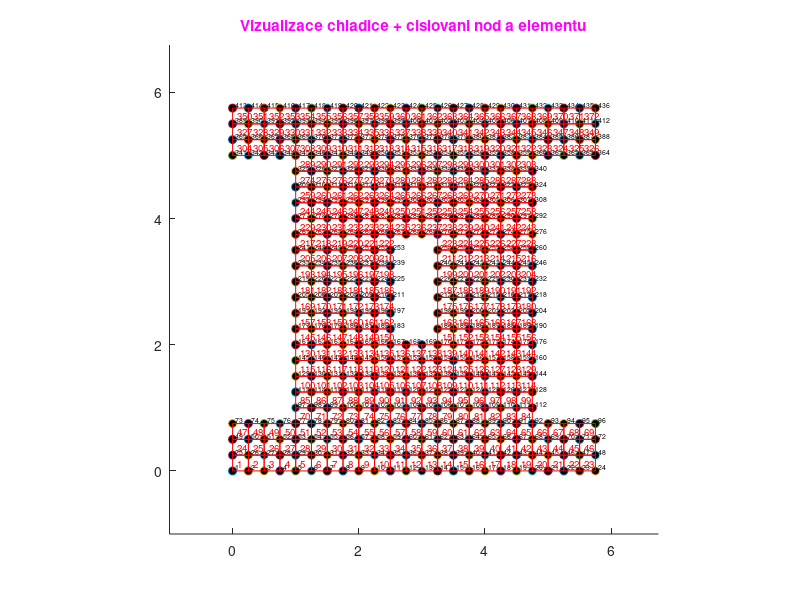

Write the MATLAB code that produced this figure. (Note: this script raises an error after producing the figure.)
clc
clear all
close all

%=========================================================/
%=========================================================/
%========MKP=MODEL=ROZLOZENI=TEPLOTY=V=CHLADICI===========/
%=========HEAT=TRANSFER=FEM=MODEL=OF=A=RADIATOR===========/
%=======================JIRI=KOUBA========================/
%========================2024/2025========================/
%=========================================================/




%---------------------------------------------------------
%=========PROBLEM=SETUP=(ADJUSTABLE=PROPERTIES)===========
%==================NASTAVITELNE=HODNOTY===================

presahelementupodstavy = 4; %pocet elementu presahujicich do stran od hlavniho tela chladice (2) ► number of elements of the radiator base that stick out from the radiator body
elementypodstavyvyska = 3; %vyska podstavy v elementech (2) ► element heigth of said base
elementytelasirka = 15; %sirka tela (bez podstavy) - ZADAVAT LICHE HODNOTY!  (9) ► element width of the radiator body (w/o the base)*
elementytelavyska = 17; %vyska tela (bez podstavy) - ZADAVAT LICHE HODNOTY! (11) ► element height of the radiator body (w/o the base)*
elementyzdrojesirka = 3; %elementova sirka zdroje - ZADAVAT LICHE HODNOTY!  (5) ► element width of the heat source*
elementyzdrojevyska = 7; %elementova vyska zdroje - ZADAVAT LICHE HODNOTY!  (7) ► element height of the heat source*

% *ONLY ODD NUMBER OF ELEMENTS VIABLE DUE TO SYMMETRY (LICHE HODNOTY JSOU POZADOVANY KVULI SYMETRII)

widthspace = 0.25; %velikost elementu na vysku (a i na sirku, widthspace=heightspace!!) (0.25) [m] ► size of the element (width and height, square element)

Temp0 = 25; %teplota okoli [°C] ► temperature of the surroundings (outer temperature)
lambda = 236; % tepelna vodivost [W/m°C](-13625) ► thermal conductivity
Q = 10000; %tepelny tok [W/(m^2)] ► heat flux

%======END=OF=SETUP=(END=OF=ADJUSTABLE=PROPERTIES)========
%==============KONEC NASTAVITELNYCH HODNOT================
%---------------------------------------------------------


heightspace = widthspace; %velikost elementu na sirku (0.25) ► width of the element (width = length)

%========================================================
%NODELIST ASSEMBLY - the list of the node coordinates
%SESTAVENI NODELISTU - seznamu souradnic jednotlivych nod
%========================================================

presahnodpodstavy = presahelementupodstavy; %pocet nod presahujicich do stran od hlavniho tela chladice ► nr. of nodes of the radiator base that stick out from the radiator body
nodypodstavyvyska = elementypodstavyvyska+1; %vyska podstavy ► node heigth of said base
nodytelavyska = elementytelavyska-1; %vyska samotneho tela (bez podstavy) - SUDE HODNOTY! ► node heigth of the radiator body (w/o the base)
nodytelasirka = elementytelasirka+1; %sirka samotneho tela - SUDE HODNOTY! ► node width of the radiator body (w/o the base)*
nodyzdrojevyska = elementyzdrojevyska-1; %pocet nod chybejicich na vysku ve zdroji - SUDE HODNOTY! ► the number of nodes missing due to them being part of the heat source (heigth)
nodyzdrojesirka = elementyzdrojesirka-1; %pocet nod chybejicich na sirku ve zdroji - SUDE HODNOTY! ► the number of nodes missing due to them being part of the heat source (width)



elementcount = 2*(2*presahelementupodstavy+elementytelasirka)*elementypodstavyvyska+elementytelavyska*elementytelasirka-elementyzdrojevyska*elementyzdrojesirka; %celkovy pocet elementu ► total nr. of elements
nodecount = 2*(2*presahnodpodstavy+nodytelasirka)*nodypodstavyvyska+nodytelasirka*nodytelavyska-((nodyzdrojevyska)*(nodyzdrojesirka)); %celkovy pocet nod ► total nr. od nodes
NL = zeros(nodecount,2); %inicializace NodeCount ► NodeCount init.

%dolni podstava ► lower base

for i = 1:(2*presahnodpodstavy+nodytelasirka)
   for j = 1:nodypodstavyvyska
       
    NL(i+((j-1)*(2*presahnodpodstavy+nodytelasirka)),:) = [(i-1)*widthspace,(j-1)*heightspace];  
         
   end    
end    

%telo pod zdrojem ► radiator body under the heat source

for i = 1:(nodytelasirka)
   for j = 1:((nodytelavyska/2)-(nodyzdrojevyska/2))
       
    NL(i+(2*presahnodpodstavy+nodytelasirka)*nodypodstavyvyska+((j-1)*(nodytelasirka)),:) = [(i)*widthspace+(presahnodpodstavy-1)*widthspace,(j)*heightspace+(nodypodstavyvyska-1)*heightspace];  
         
   end    
end

%telo kolem zdroje ► radiator body around the heat source

for i = 1:(nodytelasirka-nodyzdrojesirka)
   for j = 1:nodyzdrojevyska
       
     
    NL(i+(2*presahnodpodstavy+nodytelasirka)*nodypodstavyvyska+nodytelasirka*((nodytelavyska/2)-(nodyzdrojevyska/2))+((j-1)*(nodytelasirka-nodyzdrojesirka)),:) = [(i)*widthspace+(presahnodpodstavy-1)*widthspace,(j)*heightspace+(((nodytelavyska/2)-(nodyzdrojevyska/2))+nodypodstavyvyska-1)*heightspace];  
         
    if i>((nodytelasirka/2)-(nodyzdrojesirka/2))    
    NL(i+(2*presahnodpodstavy+nodytelasirka)*nodypodstavyvyska+nodytelasirka*((nodytelavyska/2)-(nodyzdrojevyska/2))+((j-1)*(nodytelasirka-nodyzdrojesirka)),:) = [(i)*widthspace+(presahnodpodstavy-1+nodyzdrojesirka)*widthspace,(j)*heightspace+(((nodytelavyska/2)-(nodyzdrojevyska/2))+nodypodstavyvyska-1)*heightspace];
    end   
    
   end    
end

%telo nad zdrojem ► radiator body above the heat source

for i = 1:(nodytelasirka)
   for j = 1:((nodytelavyska/2)-(nodyzdrojevyska/2))
       
    NL(i+(2*presahnodpodstavy+nodytelasirka)*nodypodstavyvyska+((nodytelavyska/2)-(nodyzdrojevyska/2))*nodytelasirka+((j-1)*(nodytelasirka))+((nodytelasirka-nodyzdrojesirka)*(nodyzdrojevyska)),:) = [(i)*widthspace+(presahnodpodstavy-1)*widthspace,(j)*heightspace+(nodypodstavyvyska-1+((nodytelavyska/2)-(nodyzdrojevyska/2))+nodyzdrojevyska)*heightspace];  
         
   end    
end

%horni podstava ► upper base

for i = 1:(2*presahnodpodstavy+nodytelasirka)
   for j = 1:nodypodstavyvyska
       
        NL(i+(2*presahnodpodstavy+nodytelasirka)*nodypodstavyvyska+((nodytelavyska)-(nodyzdrojevyska))*nodytelasirka+((j-1)*(2*presahnodpodstavy+nodytelasirka))+((nodytelasirka-nodyzdrojesirka)*(nodyzdrojevyska)),:) = [(i-1)*widthspace,(j-1)*heightspace+(nodypodstavyvyska+nodytelavyska)*heightspace];  
           
   end    
end   

NL %nodelist - kazda dvojbunka obsahuje x a y souradnice dane nody ► every double-cell contains x and y coordinates of said node (row = node#)

%================================================================¨
%ELEMENTLIST ASSEMBLY - the list of the node#s of all elems.
%SESTAVENI ELEMENTLISTU - seznamu jednotlivych nod vsech elementu
%================================================================

%(proti smeru HR) ► COUNTERCLOCKWISE - IMPORTANT!


EL = zeros(elementcount,4); %inicializace ElementListu ► ElementList init.

%dolni podstava ► lower base

for k=1:(2*presahelementupodstavy+elementytelasirka)
    for l=1:elementypodstavyvyska
        EL(k+(l-1)*(2*presahelementupodstavy+elementytelasirka),1) = k+(l-1)*(2*presahnodpodstavy+nodytelasirka);
        EL(k+(l-1)*(2*presahelementupodstavy+elementytelasirka),2) = k+(l-1)*(2*presahnodpodstavy+nodytelasirka)+1;
        EL(k+(l-1)*(2*presahelementupodstavy+elementytelasirka),3) = k+(l)*(2*presahnodpodstavy+nodytelasirka)+1;
        EL(k+(l-1)*(2*presahelementupodstavy+elementytelasirka),4) = k+(l)*(2*presahnodpodstavy+nodytelasirka);
        
    end
end

%telo pod zdrojem ► radiator body under the heat source

for k=1:elementytelasirka
    for l=1:((elementytelavyska-elementyzdrojevyska)/2)
        
        EL(k+(2*presahelementupodstavy+elementytelasirka)*elementypodstavyvyska+(l-1)*elementytelasirka,1) = (2*presahnodpodstavy+nodytelasirka)*(nodypodstavyvyska)+k+(l-2)*nodytelasirka;
        EL(k+(2*presahelementupodstavy+elementytelasirka)*elementypodstavyvyska+(l-1)*elementytelasirka,2) = (2*presahnodpodstavy+nodytelasirka)*(nodypodstavyvyska)+k+(l-2)*nodytelasirka+1;
        EL(k+(2*presahelementupodstavy+elementytelasirka)*elementypodstavyvyska+(l-1)*elementytelasirka,3) = (2*presahnodpodstavy+nodytelasirka)*(nodypodstavyvyska)+k+(l-1)*nodytelasirka+1;
        EL(k+(2*presahelementupodstavy+elementytelasirka)*elementypodstavyvyska+(l-1)*elementytelasirka,4) = (2*presahnodpodstavy+nodytelasirka)*(nodypodstavyvyska)+k+(l-1)*nodytelasirka;
        
        
        
        
        if l==1
        EL(k+(2*presahelementupodstavy+elementytelasirka)*elementypodstavyvyska+(l-1)*elementytelasirka,1) = (2*presahnodpodstavy+nodytelasirka)*(nodypodstavyvyska-1)+presahnodpodstavy+k+(l-1)*(nodytelasirka+presahnodpodstavy);
        EL(k+(2*presahelementupodstavy+elementytelasirka)*elementypodstavyvyska+(l-1)*elementytelasirka,2) = (2*presahnodpodstavy+nodytelasirka)*(nodypodstavyvyska-1)+presahnodpodstavy+k+(l-1)*(nodytelasirka+presahnodpodstavy)+1;
        EL(k+(2*presahelementupodstavy+elementytelasirka)*elementypodstavyvyska+(l-1)*elementytelasirka,3) = (2*presahnodpodstavy+nodytelasirka)*(nodypodstavyvyska-1)+presahnodpodstavy+k+(l)*(nodytelasirka+presahnodpodstavy)+1;
        EL(k+(2*presahelementupodstavy+elementytelasirka)*elementypodstavyvyska+(l-1)*elementytelasirka,4) = (2*presahnodpodstavy+nodytelasirka)*(nodypodstavyvyska-1)+presahnodpodstavy+k+(l)*(nodytelasirka+presahnodpodstavy);
        end      
        
    end
end

%telo kolem zdroje ► radiator body around the heat source

for k=1:elementytelasirka-elementyzdrojesirka
    
    for l=1:elementyzdrojevyska
        
        if l==1
            
            
            
         EL((2*presahelementupodstavy+elementytelasirka)*elementypodstavyvyska+elementytelasirka*((elementytelavyska-elementyzdrojevyska)/2)+k+(l-1)*(elementytelasirka-elementyzdrojesirka),1) =(2*presahnodpodstavy+nodytelasirka)*(nodypodstavyvyska)+nodytelasirka*(((nodytelavyska-nodyzdrojevyska)/2)-1)+k;
         EL((2*presahelementupodstavy+elementytelasirka)*elementypodstavyvyska+elementytelasirka*((elementytelavyska-elementyzdrojevyska)/2)+k+(l-1)*(elementytelasirka-elementyzdrojesirka),2) =(2*presahnodpodstavy+nodytelasirka)*(nodypodstavyvyska)+nodytelasirka*(((nodytelavyska-nodyzdrojevyska)/2)-1)+k+1;     
         EL((2*presahelementupodstavy+elementytelasirka)*elementypodstavyvyska+elementytelasirka*((elementytelavyska-elementyzdrojevyska)/2)+k+(l-1)*(elementytelasirka-elementyzdrojesirka),3) =(2*presahnodpodstavy+nodytelasirka)*(nodypodstavyvyska)+nodytelasirka*(((nodytelavyska-nodyzdrojevyska)/2)-1)+k+1+(nodytelasirka);
         EL((2*presahelementupodstavy+elementytelasirka)*elementypodstavyvyska+elementytelasirka*((elementytelavyska-elementyzdrojevyska)/2)+k+(l-1)*(elementytelasirka-elementyzdrojesirka),4) =(2*presahnodpodstavy+nodytelasirka)*(nodypodstavyvyska)+nodytelasirka*(((nodytelavyska-nodyzdrojevyska)/2)-1)+k+(nodytelasirka);
         
         if k>(elementytelasirka-elementyzdrojesirka)/2
          
         EL((2*presahelementupodstavy+elementytelasirka)*elementypodstavyvyska+elementytelasirka*((elementytelavyska-elementyzdrojevyska)/2)+k+(l-1)*(elementytelasirka-elementyzdrojesirka),1) =(2*presahnodpodstavy+nodytelasirka)*(nodypodstavyvyska)+nodytelasirka*(((nodytelavyska-nodyzdrojevyska)/2)-1)+k+nodyzdrojesirka+1;
         EL((2*presahelementupodstavy+elementytelasirka)*elementypodstavyvyska+elementytelasirka*((elementytelavyska-elementyzdrojevyska)/2)+k+(l-1)*(elementytelasirka-elementyzdrojesirka),2) =(2*presahnodpodstavy+nodytelasirka)*(nodypodstavyvyska)+nodytelasirka*(((nodytelavyska-nodyzdrojevyska)/2)-1)+k+nodyzdrojesirka+1+1;     
         EL((2*presahelementupodstavy+elementytelasirka)*elementypodstavyvyska+elementytelasirka*((elementytelavyska-elementyzdrojevyska)/2)+k+(l-1)*(elementytelasirka-elementyzdrojesirka),3) =(2*presahnodpodstavy+nodytelasirka)*(nodypodstavyvyska)+nodytelasirka*(((nodytelavyska-nodyzdrojevyska)/2)-1)+k+nodyzdrojesirka+1+1+(nodytelasirka-nodyzdrojesirka);
         EL((2*presahelementupodstavy+elementytelasirka)*elementypodstavyvyska+elementytelasirka*((elementytelavyska-elementyzdrojevyska)/2)+k+(l-1)*(elementytelasirka-elementyzdrojesirka),4) =(2*presahnodpodstavy+nodytelasirka)*(nodypodstavyvyska)+nodytelasirka*(((nodytelavyska-nodyzdrojevyska)/2)-1)+k+nodyzdrojesirka+1+(nodytelasirka-nodyzdrojesirka);
         
     
         end
         
        end
        
        
        if l>1
        
         EL((2*presahelementupodstavy+elementytelasirka)*elementypodstavyvyska+elementytelasirka*((elementytelavyska-elementyzdrojevyska)/2)+k+(l-1)*(elementytelasirka-elementyzdrojesirka),1) =(2*presahnodpodstavy+nodytelasirka)*(nodypodstavyvyska)+nodytelasirka*(((nodytelavyska-nodyzdrojevyska)/2))+k+(l-2)*(nodytelasirka-nodyzdrojesirka);
         EL((2*presahelementupodstavy+elementytelasirka)*elementypodstavyvyska+elementytelasirka*((elementytelavyska-elementyzdrojevyska)/2)+k+(l-1)*(elementytelasirka-elementyzdrojesirka),2) =(2*presahnodpodstavy+nodytelasirka)*(nodypodstavyvyska)+nodytelasirka*(((nodytelavyska-nodyzdrojevyska)/2))+k+1+(l-2)*(nodytelasirka-nodyzdrojesirka);     
         EL((2*presahelementupodstavy+elementytelasirka)*elementypodstavyvyska+elementytelasirka*((elementytelavyska-elementyzdrojevyska)/2)+k+(l-1)*(elementytelasirka-elementyzdrojesirka),3) =(2*presahnodpodstavy+nodytelasirka)*(nodypodstavyvyska)+nodytelasirka*(((nodytelavyska-nodyzdrojevyska)/2))+k+1+(l-2)*(nodytelasirka-nodyzdrojesirka)+(nodytelasirka-nodyzdrojesirka);
         EL((2*presahelementupodstavy+elementytelasirka)*elementypodstavyvyska+elementytelasirka*((elementytelavyska-elementyzdrojevyska)/2)+k+(l-1)*(elementytelasirka-elementyzdrojesirka),4) =(2*presahnodpodstavy+nodytelasirka)*(nodypodstavyvyska)+nodytelasirka*(((nodytelavyska-nodyzdrojevyska)/2))+k+(l-2)*(nodytelasirka-nodyzdrojesirka)+(nodytelasirka-nodyzdrojesirka);
         
            
            
            
         if k>(elementytelasirka-elementyzdrojesirka)/2   
            
         EL((2*presahelementupodstavy+elementytelasirka)*elementypodstavyvyska+elementytelasirka*((elementytelavyska-elementyzdrojevyska)/2)+k+(l-1)*(elementytelasirka-elementyzdrojesirka),1) =(2*presahnodpodstavy+nodytelasirka)*(nodypodstavyvyska)+nodytelasirka*(((nodytelavyska-nodyzdrojevyska)/2))+k+1+(l-2)*(nodytelasirka-nodyzdrojesirka);
         EL((2*presahelementupodstavy+elementytelasirka)*elementypodstavyvyska+elementytelasirka*((elementytelavyska-elementyzdrojevyska)/2)+k+(l-1)*(elementytelasirka-elementyzdrojesirka),2) =(2*presahnodpodstavy+nodytelasirka)*(nodypodstavyvyska)+nodytelasirka*(((nodytelavyska-nodyzdrojevyska)/2))+k+1+1+(l-2)*(nodytelasirka-nodyzdrojesirka);     
         EL((2*presahelementupodstavy+elementytelasirka)*elementypodstavyvyska+elementytelasirka*((elementytelavyska-elementyzdrojevyska)/2)+k+(l-1)*(elementytelasirka-elementyzdrojesirka),3) =(2*presahnodpodstavy+nodytelasirka)*(nodypodstavyvyska)+nodytelasirka*(((nodytelavyska-nodyzdrojevyska)/2))+k+1+1+(l-2)*(nodytelasirka-nodyzdrojesirka)+(nodytelasirka-nodyzdrojesirka);
         EL((2*presahelementupodstavy+elementytelasirka)*elementypodstavyvyska+elementytelasirka*((elementytelavyska-elementyzdrojevyska)/2)+k+(l-1)*(elementytelasirka-elementyzdrojesirka),4) =(2*presahnodpodstavy+nodytelasirka)*(nodypodstavyvyska)+nodytelasirka*(((nodytelavyska-nodyzdrojevyska)/2))+k+1+(l-2)*(nodytelasirka-nodyzdrojesirka)+(nodytelasirka-nodyzdrojesirka);
         
         end
         
        end
        
  
        
        if l == elementyzdrojevyska
        
        EL((2*presahelementupodstavy+elementytelasirka)*elementypodstavyvyska+elementytelasirka*((elementytelavyska-elementyzdrojevyska)/2)+k+(l-1)*(elementytelasirka-elementyzdrojesirka),1) =(2*presahnodpodstavy+nodytelasirka)*(nodypodstavyvyska)+nodytelasirka*(((nodytelavyska-nodyzdrojevyska)/2))+k+(l-2)*(nodytelasirka-nodyzdrojesirka);
         EL((2*presahelementupodstavy+elementytelasirka)*elementypodstavyvyska+elementytelasirka*((elementytelavyska-elementyzdrojevyska)/2)+k+(l-1)*(elementytelasirka-elementyzdrojesirka),2) =(2*presahnodpodstavy+nodytelasirka)*(nodypodstavyvyska)+nodytelasirka*(((nodytelavyska-nodyzdrojevyska)/2))+k+1+(l-2)*(nodytelasirka-nodyzdrojesirka);     
         EL((2*presahelementupodstavy+elementytelasirka)*elementypodstavyvyska+elementytelasirka*((elementytelavyska-elementyzdrojevyska)/2)+k+(l-1)*(elementytelasirka-elementyzdrojesirka),3) =(2*presahnodpodstavy+nodytelasirka)*(nodypodstavyvyska)+nodytelasirka*(((nodytelavyska-nodyzdrojevyska)/2))+k+1+(l-2)*(nodytelasirka-nodyzdrojesirka)+(nodytelasirka-nodyzdrojesirka);
         EL((2*presahelementupodstavy+elementytelasirka)*elementypodstavyvyska+elementytelasirka*((elementytelavyska-elementyzdrojevyska)/2)+k+(l-1)*(elementytelasirka-elementyzdrojesirka),4) =(2*presahnodpodstavy+nodytelasirka)*(nodypodstavyvyska)+nodytelasirka*(((nodytelavyska-nodyzdrojevyska)/2))+k+(l-2)*(nodytelasirka-nodyzdrojesirka)+(nodytelasirka-nodyzdrojesirka);
         
     
         if k>(elementytelasirka-elementyzdrojesirka)/2   
            
         EL((2*presahelementupodstavy+elementytelasirka)*elementypodstavyvyska+elementytelasirka*((elementytelavyska-elementyzdrojevyska)/2)+k+(l-1)*(elementytelasirka-elementyzdrojesirka),1) =(2*presahnodpodstavy+nodytelasirka)*(nodypodstavyvyska)+nodytelasirka*(((nodytelavyska-nodyzdrojevyska)/2))+k+1+(l-2)*(nodytelasirka-nodyzdrojesirka);
         EL((2*presahelementupodstavy+elementytelasirka)*elementypodstavyvyska+elementytelasirka*((elementytelavyska-elementyzdrojevyska)/2)+k+(l-1)*(elementytelasirka-elementyzdrojesirka),2) =(2*presahnodpodstavy+nodytelasirka)*(nodypodstavyvyska)+nodytelasirka*(((nodytelavyska-nodyzdrojevyska)/2))+k+1+1+(l-2)*(nodytelasirka-nodyzdrojesirka);     
         EL((2*presahelementupodstavy+elementytelasirka)*elementypodstavyvyska+elementytelasirka*((elementytelavyska-elementyzdrojevyska)/2)+k+(l-1)*(elementytelasirka-elementyzdrojesirka),3) =(2*presahnodpodstavy+nodytelasirka)*(nodypodstavyvyska)+nodytelasirka*(((nodytelavyska-nodyzdrojevyska)/2))+k+1+1+(l-2)*(nodytelasirka-nodyzdrojesirka)+(nodytelasirka);
         EL((2*presahelementupodstavy+elementytelasirka)*elementypodstavyvyska+elementytelasirka*((elementytelavyska-elementyzdrojevyska)/2)+k+(l-1)*(elementytelasirka-elementyzdrojesirka),4) =(2*presahnodpodstavy+nodytelasirka)*(nodypodstavyvyska)+nodytelasirka*(((nodytelavyska-nodyzdrojevyska)/2))+k+1+(l-2)*(nodytelasirka-nodyzdrojesirka)+(nodytelasirka);
         
         end    
    
        end 
          
        
    end
      
end

%telonadzdrojem ► radiator body above the heat source

for k=1:elementytelasirka
    for l=1:((elementytelavyska-elementyzdrojevyska)/2)
        
        EL(k+(2*presahelementupodstavy+elementytelasirka)*elementypodstavyvyska+(l-1)*elementytelasirka+(elementyzdrojevyska)*(elementytelasirka-elementyzdrojesirka)+elementytelasirka*((elementytelavyska-elementyzdrojevyska)/2),1) = (2*presahnodpodstavy+nodytelasirka)*(nodypodstavyvyska)+nodytelasirka*((nodytelavyska-nodyzdrojevyska)/2)+nodyzdrojevyska*(nodytelasirka-nodyzdrojesirka)+k+(l-1)*nodytelasirka;
        EL(k+(2*presahelementupodstavy+elementytelasirka)*elementypodstavyvyska+(l-1)*elementytelasirka+(elementyzdrojevyska)*(elementytelasirka-elementyzdrojesirka)+elementytelasirka*((elementytelavyska-elementyzdrojevyska)/2),2) = (2*presahnodpodstavy+nodytelasirka)*(nodypodstavyvyska)+nodytelasirka*((nodytelavyska-nodyzdrojevyska)/2)+nodyzdrojevyska*(nodytelasirka-nodyzdrojesirka)+k+(l-1)*nodytelasirka+1;
        EL(k+(2*presahelementupodstavy+elementytelasirka)*elementypodstavyvyska+(l-1)*elementytelasirka+(elementyzdrojevyska)*(elementytelasirka-elementyzdrojesirka)+elementytelasirka*((elementytelavyska-elementyzdrojevyska)/2),3) = (2*presahnodpodstavy+nodytelasirka)*(nodypodstavyvyska)+nodytelasirka*((nodytelavyska-nodyzdrojevyska)/2)+nodyzdrojevyska*(nodytelasirka-nodyzdrojesirka)+k+(l)*nodytelasirka+1;
        EL(k+(2*presahelementupodstavy+elementytelasirka)*elementypodstavyvyska+(l-1)*elementytelasirka+(elementyzdrojevyska)*(elementytelasirka-elementyzdrojesirka)+elementytelasirka*((elementytelavyska-elementyzdrojevyska)/2),4) = (2*presahnodpodstavy+nodytelasirka)*(nodypodstavyvyska)+nodytelasirka*((nodytelavyska-nodyzdrojevyska)/2)+nodyzdrojevyska*(nodytelasirka-nodyzdrojesirka)+k+(l)*nodytelasirka;
        
    


        if l==((elementytelavyska-elementyzdrojevyska)/2)
            
        EL(k+(2*presahelementupodstavy+elementytelasirka)*elementypodstavyvyska+(l-1)*elementytelasirka+(elementyzdrojevyska)*(elementytelasirka-elementyzdrojesirka)+elementytelasirka*((elementytelavyska-elementyzdrojevyska)/2),1) = (2*presahnodpodstavy+nodytelasirka)*(nodypodstavyvyska)+nodytelasirka*((nodytelavyska-nodyzdrojevyska)/2)+nodyzdrojevyska*(nodytelasirka-nodyzdrojesirka)+k+(l-1)*nodytelasirka;
        EL(k+(2*presahelementupodstavy+elementytelasirka)*elementypodstavyvyska+(l-1)*elementytelasirka+(elementyzdrojevyska)*(elementytelasirka-elementyzdrojesirka)+elementytelasirka*((elementytelavyska-elementyzdrojevyska)/2),2) = (2*presahnodpodstavy+nodytelasirka)*(nodypodstavyvyska)+nodytelasirka*((nodytelavyska-nodyzdrojevyska)/2)+nodyzdrojevyska*(nodytelasirka-nodyzdrojesirka)+k+(l-1)*nodytelasirka+1;
        EL(k+(2*presahelementupodstavy+elementytelasirka)*elementypodstavyvyska+(l-1)*elementytelasirka+(elementyzdrojevyska)*(elementytelasirka-elementyzdrojesirka)+elementytelasirka*((elementytelavyska-elementyzdrojevyska)/2),3) = (2*presahnodpodstavy+nodytelasirka)*(nodypodstavyvyska)+nodytelasirka*((nodytelavyska-nodyzdrojevyska)/2)+nodyzdrojevyska*(nodytelasirka-nodyzdrojesirka)+k+(l-1)*nodytelasirka+nodytelasirka+presahnodpodstavy+1;
        EL(k+(2*presahelementupodstavy+elementytelasirka)*elementypodstavyvyska+(l-1)*elementytelasirka+(elementyzdrojevyska)*(elementytelasirka-elementyzdrojesirka)+elementytelasirka*((elementytelavyska-elementyzdrojevyska)/2),4) = (2*presahnodpodstavy+nodytelasirka)*(nodypodstavyvyska)+nodytelasirka*((nodytelavyska-nodyzdrojevyska)/2)+nodyzdrojevyska*(nodytelasirka-nodyzdrojesirka)+k+(l-1)*nodytelasirka+nodytelasirka+presahnodpodstavy;
        
                       
        end    


        
    end
end

%horni podstava ► upper base


for k=1:(2*presahelementupodstavy+elementytelasirka)
    for l=1:elementypodstavyvyska
        EL((2*presahelementupodstavy+elementytelasirka)*elementypodstavyvyska+elementytelasirka*(elementytelavyska-elementyzdrojevyska)+(elementytelasirka-elementyzdrojesirka)*elementyzdrojevyska+k+(l-1)*(2*presahelementupodstavy+elementytelasirka),1) = (2*presahnodpodstavy+nodytelasirka)*nodypodstavyvyska+(nodytelavyska-nodyzdrojevyska)*nodytelasirka+(nodytelasirka-nodyzdrojesirka)*nodyzdrojevyska+k+(l-1)*(2*presahnodpodstavy+nodytelasirka);
        EL((2*presahelementupodstavy+elementytelasirka)*elementypodstavyvyska+elementytelasirka*(elementytelavyska-elementyzdrojevyska)+(elementytelasirka-elementyzdrojesirka)*elementyzdrojevyska+k+(l-1)*(2*presahelementupodstavy+elementytelasirka),2) = (2*presahnodpodstavy+nodytelasirka)*nodypodstavyvyska+(nodytelavyska-nodyzdrojevyska)*nodytelasirka+(nodytelasirka-nodyzdrojesirka)*nodyzdrojevyska+k+(l-1)*(2*presahnodpodstavy+nodytelasirka)+1;
        EL((2*presahelementupodstavy+elementytelasirka)*elementypodstavyvyska+elementytelasirka*(elementytelavyska-elementyzdrojevyska)+(elementytelasirka-elementyzdrojesirka)*elementyzdrojevyska+k+(l-1)*(2*presahelementupodstavy+elementytelasirka),3) = (2*presahnodpodstavy+nodytelasirka)*nodypodstavyvyska+(nodytelavyska-nodyzdrojevyska)*nodytelasirka+(nodytelasirka-nodyzdrojesirka)*nodyzdrojevyska+k+(l)*(2*presahnodpodstavy+nodytelasirka)+1;
        EL((2*presahelementupodstavy+elementytelasirka)*elementypodstavyvyska+elementytelasirka*(elementytelavyska-elementyzdrojevyska)+(elementytelasirka-elementyzdrojesirka)*elementyzdrojevyska+k+(l-1)*(2*presahelementupodstavy+elementytelasirka),4) = (2*presahnodpodstavy+nodytelasirka)*nodypodstavyvyska+(nodytelavyska-nodyzdrojevyska)*nodytelasirka+(nodytelasirka-nodyzdrojesirka)*nodyzdrojevyska+k+(l)*(2*presahnodpodstavy+nodytelasirka);
        
    end
end

%========================================================================
%VISUALISATION (GENERATION OF NUMBERED NODES AND ELEMENTS (FOR CHECKING))
%VIZUALIZACE (OCISLOVANE ELEMENTY + NODY (PRO KONTROLU))
%========================================================================

figure
hold on
axis([-1 ((presahelementupodstavy*2+elementytelasirka)*widthspace)+1  -1 (2*elementypodstavyvyska+elementytelavyska)*heightspace+1]);
axis equal


for i=1:nodecount
plot(NL(i,1),NL(i,2),'-o','MarkerFaceColor',[0,0,0])
text(NL(i,1)+widthspace/5,NL(i,2)+heightspace/4,sprintf('%i',i),'FontSize',5)
end


for i=1:elementcount
    
        
        plot([NL(EL(i,1),1), NL(EL(i,2),1)], [NL(EL(i,1),2), NL(EL(i,2),2)],'-r')
        plot([NL(EL(i,2),1), NL(EL(i,3),1)], [NL(EL(i,2),2), NL(EL(i,3),2)],'-r')
        plot([NL(EL(i,3),1), NL(EL(i,4),1)], [NL(EL(i,3),2), NL(EL(i,4),2)],'-r')
        plot([NL(EL(i,4),1), NL(EL(i,1),1)], [NL(EL(i,4),2), NL(EL(i,1),2)],'-r')
        %plot([x1 x2],[y1 y2])
end

for i=1:elementcount
text(NL(EL(i,1),1)+widthspace/3,NL(EL(i,1),2)+heightspace/2,sprintf('%i',i),'FontSize',7,'color','r')
end

title('Vizualizace chladice + cislovani nod a elementu','Color', 'm')

%=================================================
%LIST OF NODES TO WHICH TO APPLY BOUNDARY COND. T0
%SEZNAM NOD NA KTERYCH JE POC PODM. T0:
%=================================================

j=1;
t0 = zeros();
for i=1:(2*presahnodpodstavy + nodytelasirka)
    t0(j)=i;
    j=j+1;
end

for i=1:(nodypodstavyvyska-1)
    t0(j)=(2*presahnodpodstavy + nodytelasirka)+i*(2*presahnodpodstavy + nodytelasirka); 
    j=j+1;
end

for i=1:presahelementupodstavy
    t0(j)=(2*presahnodpodstavy + nodytelasirka)+(nodypodstavyvyska-1)*(2*presahnodpodstavy + nodytelasirka) - i;
    j=j+1
end

for i=1:((nodytelavyska-nodyzdrojevyska)/2)
    t0(j)= (2*presahnodpodstavy + nodytelasirka)+(nodypodstavyvyska-1)*(2*presahnodpodstavy + nodytelasirka) + i*nodytelasirka;
    j=j+1;
end

for i=1:nodyzdrojevyska
    t0(j)= (2*presahnodpodstavy + nodytelasirka)+(nodypodstavyvyska-1)*(2*presahnodpodstavy + nodytelasirka) + ((nodytelavyska-nodyzdrojevyska)/2)*nodytelasirka + i*(nodytelasirka-nodyzdrojesirka);
    j=j+1;
end

for i=1:((nodytelavyska-nodyzdrojevyska)/2)
    t0(j)= (2*presahnodpodstavy + nodytelasirka)+(nodypodstavyvyska-1)*(2*presahnodpodstavy + nodytelasirka) + ((nodytelavyska-nodyzdrojevyska)/2)*nodytelasirka + nodyzdrojevyska*(nodytelasirka-nodyzdrojesirka)+ i*(nodytelasirka);
    j=j+1;
end

t0(j)= (2*presahnodpodstavy + nodytelasirka)+(nodypodstavyvyska-1)*(2*presahnodpodstavy + nodytelasirka) + ((nodytelavyska-nodyzdrojevyska)/2)*nodytelasirka + nodyzdrojevyska*(nodytelasirka-nodyzdrojesirka)+ ((nodytelavyska-nodyzdrojevyska)/2)*(nodytelasirka)+nodytelasirka+presahnodpodstavy;
j=j+1;

for i=1:presahnodpodstavy
    t0(j)= (2*presahnodpodstavy + nodytelasirka)+(nodypodstavyvyska-1)*(2*presahnodpodstavy + nodytelasirka) + ((nodytelavyska-nodyzdrojevyska)/2)*nodytelasirka + nodyzdrojevyska*(nodytelasirka-nodyzdrojesirka)+ ((nodytelavyska-nodyzdrojevyska)/2)*(nodytelasirka)+nodytelasirka+presahnodpodstavy + i;
    j=j+1;
end

for i=1:elementypodstavyvyska
    t0(j)= (2*presahnodpodstavy + nodytelasirka)+(nodypodstavyvyska-1)*(2*presahnodpodstavy + nodytelasirka) + ((nodytelavyska-nodyzdrojevyska)/2)*nodytelasirka + nodyzdrojevyska*(nodytelasirka-nodyzdrojesirka)+ ((nodytelavyska-nodyzdrojevyska)/2)*(nodytelasirka)+nodytelasirka+presahnodpodstavy + presahnodpodstavy + i*(2*presahnodpodstavy + nodytelasirka);
    j=j+1;   
end

for i=1:((2*presahnodpodstavy + nodytelasirka)-1)
    t0(j) = (2*presahnodpodstavy + nodytelasirka)+(nodypodstavyvyska-1)*(2*presahnodpodstavy + nodytelasirka) + ((nodytelavyska-nodyzdrojevyska)/2)*nodytelasirka + nodyzdrojevyska*(nodytelasirka-nodyzdrojesirka)+ ((nodytelavyska-nodyzdrojevyska)/2)*(nodytelasirka)+nodytelasirka+presahnodpodstavy + presahnodpodstavy + elementypodstavyvyska*(2*presahnodpodstavy + nodytelasirka) - i;
    j=j+1;
end

for i=1:elementypodstavyvyska
    t0(j) = (2*presahnodpodstavy + nodytelasirka)+(nodypodstavyvyska-1)*(2*presahnodpodstavy + nodytelasirka) + ((nodytelavyska-nodyzdrojevyska)/2)*nodytelasirka + nodyzdrojevyska*(nodytelasirka-nodyzdrojesirka)+ ((nodytelavyska-nodyzdrojevyska)/2)*(nodytelasirka)+nodytelasirka+presahnodpodstavy + presahnodpodstavy + elementypodstavyvyska*(2*presahnodpodstavy + nodytelasirka) - ((2*presahnodpodstavy + nodytelasirka)-1) - i*(2*presahnodpodstavy + nodytelasirka);
    j=j+1;
end

for i=1:presahnodpodstavy
    t0(j) = (2*presahnodpodstavy + nodytelasirka)+(nodypodstavyvyska-1)*(2*presahnodpodstavy + nodytelasirka) + ((nodytelavyska-nodyzdrojevyska)/2)*nodytelasirka + nodyzdrojevyska*(nodytelasirka-nodyzdrojesirka)+ ((nodytelavyska-nodyzdrojevyska)/2)*(nodytelasirka)+nodytelasirka+presahnodpodstavy + presahnodpodstavy + elementypodstavyvyska*(2*presahnodpodstavy + nodytelasirka) - ((2*presahnodpodstavy + nodytelasirka)-1) - elementypodstavyvyska*(2*presahnodpodstavy + nodytelasirka) + i;
    j=j+1;
end

t0(j)= (2*presahnodpodstavy + nodytelasirka)+(nodypodstavyvyska-1)*(2*presahnodpodstavy + nodytelasirka) + ((nodytelavyska-nodyzdrojevyska)/2)*nodytelasirka + nodyzdrojevyska*(nodytelasirka-nodyzdrojesirka)+ ((nodytelavyska-nodyzdrojevyska)/2)*(nodytelasirka)+nodytelasirka+presahnodpodstavy + presahnodpodstavy + elementypodstavyvyska*(2*presahnodpodstavy + nodytelasirka) - ((2*presahnodpodstavy + nodytelasirka)-1) - elementypodstavyvyska*(2*presahnodpodstavy + nodytelasirka) + presahnodpodstavy - (nodytelasirka+presahnodpodstavy);
j=j+1;

for i=1:(((nodytelavyska-nodyzdrojevyska)/2)-1)
    t0(j)= (2*presahnodpodstavy + nodytelasirka)+(nodypodstavyvyska-1)*(2*presahnodpodstavy + nodytelasirka) + ((nodytelavyska-nodyzdrojevyska)/2)*nodytelasirka + nodyzdrojevyska*(nodytelasirka-nodyzdrojesirka)+ ((nodytelavyska-nodyzdrojevyska)/2)*(nodytelasirka)+nodytelasirka+presahnodpodstavy + presahnodpodstavy + elementypodstavyvyska*(2*presahnodpodstavy + nodytelasirka) - ((2*presahnodpodstavy + nodytelasirka)-1) - elementypodstavyvyska*(2*presahnodpodstavy + nodytelasirka) + presahnodpodstavy - (nodytelasirka+presahnodpodstavy) - i*nodytelasirka;
    j=j+1;
end

for i=1:nodyzdrojevyska
    t0(j)= (2*presahnodpodstavy + nodytelasirka)+(nodypodstavyvyska-1)*(2*presahnodpodstavy + nodytelasirka) + ((nodytelavyska-nodyzdrojevyska)/2)*nodytelasirka + nodyzdrojevyska*(nodytelasirka-nodyzdrojesirka)+ ((nodytelavyska-nodyzdrojevyska)/2)*(nodytelasirka)+nodytelasirka+presahnodpodstavy + presahnodpodstavy + elementypodstavyvyska*(2*presahnodpodstavy + nodytelasirka) - ((2*presahnodpodstavy + nodytelasirka)-1) - elementypodstavyvyska*(2*presahnodpodstavy + nodytelasirka) + presahnodpodstavy - (nodytelasirka+presahnodpodstavy) - (((nodytelavyska-nodyzdrojevyska)/2)-1)*nodytelasirka - i*(nodytelasirka-nodyzdrojesirka);
    j=j+1;
end

for i=1:((nodytelavyska-nodyzdrojevyska)/2)
    t0(j)= (2*presahnodpodstavy + nodytelasirka)+(nodypodstavyvyska-1)*(2*presahnodpodstavy + nodytelasirka) + ((nodytelavyska-nodyzdrojevyska)/2)*nodytelasirka + nodyzdrojevyska*(nodytelasirka-nodyzdrojesirka)+ ((nodytelavyska-nodyzdrojevyska)/2)*(nodytelasirka)+nodytelasirka+presahnodpodstavy + presahnodpodstavy + elementypodstavyvyska*(2*presahnodpodstavy + nodytelasirka) - ((2*presahnodpodstavy + nodytelasirka)-1) - elementypodstavyvyska*(2*presahnodpodstavy + nodytelasirka) + presahnodpodstavy - (nodytelasirka+presahnodpodstavy) - (((nodytelavyska-nodyzdrojevyska)/2)-1)*nodytelasirka - nodyzdrojevyska*(nodytelasirka-nodyzdrojesirka) - i*nodytelasirka;
    j=j+1;
end

t0(j)= (2*presahnodpodstavy + nodytelasirka)+(nodypodstavyvyska-1)*(2*presahnodpodstavy + nodytelasirka) + ((nodytelavyska-nodyzdrojevyska)/2)*nodytelasirka + nodyzdrojevyska*(nodytelasirka-nodyzdrojesirka)+ ((nodytelavyska-nodyzdrojevyska)/2)*(nodytelasirka)+nodytelasirka+presahnodpodstavy + presahnodpodstavy + elementypodstavyvyska*(2*presahnodpodstavy + nodytelasirka) - ((2*presahnodpodstavy + nodytelasirka)-1) - elementypodstavyvyska*(2*presahnodpodstavy + nodytelasirka) + presahnodpodstavy - (nodytelasirka+presahnodpodstavy) - (((nodytelavyska-nodyzdrojevyska)/2)-1)*nodytelasirka - nodyzdrojevyska*(nodytelasirka-nodyzdrojesirka) - ((nodytelavyska-nodyzdrojevyska)/2)*nodytelasirka - (nodytelasirka+presahnodpodstavy);
j=j+1;   

for i=1:presahnodpodstavy
    t0(j)= (2*presahnodpodstavy + nodytelasirka)+(nodypodstavyvyska-1)*(2*presahnodpodstavy + nodytelasirka) + ((nodytelavyska-nodyzdrojevyska)/2)*nodytelasirka + nodyzdrojevyska*(nodytelasirka-nodyzdrojesirka)+ ((nodytelavyska-nodyzdrojevyska)/2)*(nodytelasirka)+nodytelasirka+presahnodpodstavy + presahnodpodstavy + elementypodstavyvyska*(2*presahnodpodstavy + nodytelasirka) - ((2*presahnodpodstavy + nodytelasirka)-1) - elementypodstavyvyska*(2*presahnodpodstavy + nodytelasirka) + presahnodpodstavy - (nodytelasirka+presahnodpodstavy) - (((nodytelavyska-nodyzdrojevyska)/2)-1)*nodytelasirka - nodyzdrojevyska*(nodytelasirka-nodyzdrojesirka) - ((nodytelavyska-nodyzdrojevyska)/2)*nodytelasirka - (nodytelasirka+presahnodpodstavy) - i;
    j=j+1;
end

for i=1:(nodypodstavyvyska-2)
    t0(j)= (2*presahnodpodstavy + nodytelasirka)+(nodypodstavyvyska-1)*(2*presahnodpodstavy + nodytelasirka) + ((nodytelavyska-nodyzdrojevyska)/2)*nodytelasirka + nodyzdrojevyska*(nodytelasirka-nodyzdrojesirka)+ ((nodytelavyska-nodyzdrojevyska)/2)*(nodytelasirka)+nodytelasirka+presahnodpodstavy + presahnodpodstavy + elementypodstavyvyska*(2*presahnodpodstavy + nodytelasirka) - ((2*presahnodpodstavy + nodytelasirka)-1) - elementypodstavyvyska*(2*presahnodpodstavy + nodytelasirka) + presahnodpodstavy - (nodytelasirka+presahnodpodstavy) - (((nodytelavyska-nodyzdrojevyska)/2)-1)*nodytelasirka - nodyzdrojevyska*(nodytelasirka-nodyzdrojesirka) - ((nodytelavyska-nodyzdrojevyska)/2)*nodytelasirka - (nodytelasirka+presahnodpodstavy) - presahnodpodstavy - i*(2*presahnodpodstavy + nodytelasirka);
    j=j+1;
end



t0=t0';



%---------------
%===============
%HEAT TRANSFER
%VEDENI TEPLA
%===============
%---------------

K = zeros(size(NL,1),size(NL,1));
l = widthspace;

%Souradnice int. bodu
ksi(1) = 0;               eta(1) = 0;
ksi(2) = 0;               eta(2) = sqrt(3/5);
ksi(3) = sqrt(3/5);       eta(3) = 0;
ksi(4) = 0;               eta(4) = -sqrt(3/5);
ksi(5) = -sqrt(3/5);      eta(5) = 0;
ksi(6) = sqrt(3/5);       eta(6) = sqrt(3/5);
ksi(7) = sqrt(3/5);       eta(7) = -sqrt(3/5);
ksi(8) = -sqrt(3/5);      eta(8) = -sqrt(3/5);
ksi(9) = -sqrt(3/5);      eta(9) = sqrt(3/5);
% vahy
w(1) = 64/81;
w(2:1:5) = 40/81;
w(6:1:9) = 25/81;


Fe = zeros(1,4);

%elementy s OP: (ELEMENTY ZDROJE) ► THE ELEMENTS BORDERING THE HEAT SOURCE

lowerQ = zeros(elementyzdrojesirka,1);
for i=1:elementyzdrojesirka
lowerQ(i) = elementypodstavyvyska*((presahelementupodstavy*2)+elementytelasirka)+(((elementytelavyska-elementyzdrojevyska)/2)-1)*elementytelasirka + ((elementytelasirka-elementyzdrojesirka)/2) + i;
end

leftQ = zeros(elementyzdrojevyska,1);
for i=1:elementyzdrojevyska
leftQ(i) = elementypodstavyvyska*((presahelementupodstavy*2)+elementytelasirka)+(((elementytelavyska-elementyzdrojevyska)/2))*elementytelasirka + ((elementytelasirka-elementyzdrojesirka)/2) + (i-1)*(elementytelasirka-elementyzdrojesirka);
end

upperQ = zeros(elementyzdrojesirka,1);
for i=1:elementyzdrojesirka
upperQ(i) = elementypodstavyvyska*((presahelementupodstavy*2)+elementytelasirka)+(((elementytelavyska-elementyzdrojevyska)/2))*elementytelasirka + elementyzdrojevyska*((elementytelasirka-elementyzdrojesirka)) + ((elementytelasirka-elementyzdrojesirka)/2) + i;
end

rightQ = zeros(elementyzdrojevyska,1);
for i=1:elementyzdrojevyska
rightQ(i) = elementypodstavyvyska*((presahelementupodstavy*2)+elementytelasirka)+(((elementytelavyska-elementyzdrojevyska)/2))*elementytelasirka + ((elementytelasirka-elementyzdrojesirka)/2) + 1 + (i-1)*(elementytelasirka-elementyzdrojesirka);
end

lowerQ
leftQ
upperQ
rightQ

%KONEC ELEMENTU ZDROJE ► END OF THE ELEMENTS BORDERING THE HEAT SOURCE

%Nody s OP: (NODY ZDROJE) ► NODES OF THE HEAT SOURCE
lowerQnodes = zeros(nodyzdrojesirka,1);
for i=1:nodyzdrojesirka
lowerQnodes(i) = nodypodstavyvyska*((presahnodpodstavy*2)+nodytelasirka)+(((nodytelavyska-nodyzdrojevyska)/2)-1)*nodytelasirka + ((nodytelasirka-nodyzdrojesirka)/2) + i;
end

leftQnodes = zeros(nodyzdrojevyska,1);
for i=1:nodyzdrojevyska
leftQnodes(i) = nodypodstavyvyska*((presahnodpodstavy*2)+nodytelasirka)+(((nodytelavyska-nodyzdrojevyska)/2))*nodytelasirka + ((nodytelasirka-nodyzdrojesirka)/2) + (i-1)*(nodytelasirka-nodyzdrojesirka);
end

upperQnodes = zeros(nodyzdrojesirka,1);
for i=1:nodyzdrojesirka
upperQnodes(i) = nodypodstavyvyska*((presahnodpodstavy*2)+nodytelasirka)+(((nodytelavyska-nodyzdrojevyska)/2))*nodytelasirka + nodyzdrojevyska*((nodytelasirka-nodyzdrojesirka)) + ((nodytelasirka-nodyzdrojesirka)/2) + i;
end

rightQnodes = zeros(nodyzdrojevyska,1);
for i=1:nodyzdrojevyska
rightQnodes(i) = nodypodstavyvyska*((presahnodpodstavy*2)+nodytelasirka)+(((nodytelavyska-nodyzdrojevyska)/2))*nodytelasirka + ((nodytelasirka-nodyzdrojesirka)/2) + 1 + (i-1)*(nodytelasirka-nodyzdrojesirka);
end

lowerQnodes
leftQnodes
upperQnodes
rightQnodes

revupperQnodes = flipud(upperQnodes);
revleftQnodes = flipud(leftQnodes);

%KONEC NOD ZDROJE ► END OF HEAT SOURCE NODES





Fe_lowerQ = Q*[0; 0; l/2; l/2];
Fe_leftQ = Q*[0; l/2; l/2; 0 ];
Fe_upperQ = Q*[l/2; l/2; 0; 0];
Fe_rightQ = Q*[l/2; 0; 0; l/2];
F = zeros(nodecount,1);



for k = 1:size(EL,1)
% for k = 1:12
K_e = zeros(4,4);
Ke = zeros(4,4);

a = EL(k,1);
b = EL(k,2);
c = EL(k,3);
d = EL(k,4);


X_e = [NL(a,1); NL(b,1); NL(c,1); NL(d,1)];
Y_e = [NL(a,2); NL(b,2); NL(c,2); NL(d,2)];

Fe = [0;0;0;0];
if ismember(k,upperQ,'rows')== 1
   Fe = Fe_upperQ;
end
if ismember(k,leftQ,'rows')== 1
   Fe = Fe_leftQ;
end
if ismember(k,lowerQ,'rows')== 1
   Fe = Fe_lowerQ;
end
if ismember(k,rightQ,'rows')== 1
   Fe = Fe_rightQ;
end

%==================================================================
%JACOBIAN ACQUISITION + WEIGHTED RESIDUALS + GAUSS QUAD INTEGRATION
%VYPOCET JAKOBIANU + VAHY + INTEGRACE pomoci Gaussovych Kv. Vzorcu
%==================================================================

for i=1:1:9
  
    N_ksi = N_ksi_func(ksi(i), eta(i));
    N_eta = N_eta_func(ksi(i), eta(i));
    
    %vypocet J ► Jacobian Acquisition
    
    J = [N_ksi'*X_e, N_ksi'*Y_e;
         N_eta'*X_e, N_eta'*Y_e];
     inv_J = inv(J);
     
    %vypocet N_x a N_y ► N_x and N_y Acquisition
    
    N_x = inv_J(1,1)*N_ksi + inv_J(1,2)*N_eta;
    N_y = inv_J(2,1)*N_ksi + inv_J(2,2)*N_eta;
    
    %integrace ► integration
    
    Ke = w(i)*lambda*(N_x*N_x' + N_y*N_y')*abs(det(J));
    
    %lokalni matice tuhosti ► local stiffness matrix
    
    K_e = K_e + Ke;
 
end

% sestaveni globalni matice tuhosti ► global stiffness matrix assembly

je = 1:4;
curEL(je) = EL(k,je);
igl = curEL;
indexIgl = find(igl);
K(igl(indexIgl),igl(indexIgl)) = K(igl(indexIgl),igl(indexIgl)) + K_e(igl>0,igl>0);
F(igl(indexIgl)) = F(igl(indexIgl)) + Fe(igl>0);  

end


h=0;
for n = 1:size(F)
    if ismember(n,t0,'rows')== 1
     F(n) = Temp0;
    end
end   

% definovani vektoru teplot ► temp vector definition

countindex = 1;
numberindex = 1;
while countindex <= nodecount

    if ismember(numberindex,t0)
    
    numberindex=numberindex+1;
        
    end
    
    if ismember(numberindex,lowerQnodes)
    
    numberindex=numberindex+1;    
        
    end
    
    if ismember(numberindex,leftQnodes)
    
    numberindex=numberindex+1; 
        
    end
    
    if ismember(numberindex,upperQnodes)
    
    numberindex=numberindex+1;  
        
    end
    
    if ismember(numberindex,rightQnodes)
    
    numberindex=numberindex+1;
        
    end
    
    
    if ismember(numberindex,t0)==false&&numberindex<=nodecount
     if ismember(numberindex,lowerQnodes)==false
      if ismember(numberindex,leftQnodes)==false
       if ismember(numberindex,upperQnodes)==false
        if ismember(numberindex,rightQnodes)==false
    
            
            index(countindex,1)=numberindex;
            
            numberindex=numberindex+1;
            countindex=countindex+1;
        
    end
        
    end
        
    end
        
    end

    end

    
    if numberindex>=nodecount
       index(countindex:(countindex+length(t0))-1,1)=t0; 
       index((countindex+length(t0)):(countindex+length(t0))+length(lowerQnodes)-1,1)=lowerQnodes;
       index((countindex+length(t0))+length(lowerQnodes):(countindex+length(t0))+length(lowerQnodes)+length(rightQnodes)-1,1)=rightQnodes;
       index((countindex+length(t0))+length(lowerQnodes)+length(rightQnodes):(countindex+length(t0))+length(lowerQnodes)+length(rightQnodes)+length(upperQnodes)-1,1)=revupperQnodes;
       index((countindex+length(t0))+length(lowerQnodes)+length(rightQnodes)+length(upperQnodes):(countindex+length(t0))+length(lowerQnodes)+length(rightQnodes)+length(upperQnodes)+length(leftQnodes)-1,1)=revleftQnodes;
       
       countindex=1000;
    end
    

end

%PROVERIT SPRAVNOST INDEXU (KOLEM ZDROJE!!!!) ► CHECK INDEXES AROUND THE HEAT SOURCE



lent0=length(t0)+length(lowerQnodes)+length(leftQnodes)+length(upperQnodes)+length(rightQnodes);

% % prehozeni sloupcu a radku matice K ► transposition of matrix K

Knew = zeros(size(index,1),size(index,1));
Knew2 = zeros(size(index,1),size(index,1)); 
for i = 1:1:size(index,1)
Knew(:,i) = K(:,index(i));
end
for i = 1:1:size(index,1)
Knew2(i,:) = Knew(index(i),:);
end

% prehozeni vektoru F ► transposition of vector F

Fnew = zeros(size(index,1),1);
Fnew2 = zeros(size(index,1),1);
for i = 1:1:size(index,1)
Fnew(i) = F(index(i));
end

% definovani dilcich matic a vektoru OP teplot  + samotny vypocet ► submatrices definition and Temp. Bound. Cond. vector

K11 = Knew2(1:(nodecount-lent0),1:(nodecount-lent0));
K12 = Knew2(1:(nodecount-lent0),(nodecount-lent0+1):nodecount);



T2 = Fnew((nodecount-lent0+1):end,1);

Fnew(1:(nodecount-lent0)) = K11\(-K12*T2);

%srovnani vektoru zpet do spravneho poradi ► vector re-sorting

T = zeros(size(index,1),1);
for i = 1:1:size(index,1)
    for j =1:1:size(index,1)
        if(index(j) == i)
            T(i) = Fnew(j);
        end
    end
end

%=======================
% VISUALISATION/OUTPUT
% VYKRESLENI VYSLEDKU
%=======================

for i = 1:1:elementcount
    a = EL(i,1);
    b = EL(i,2);
    c = EL(i,3);
    d = EL(i,4);
    Z(i) = (T(a)+T(b)+T(c)+T(d))/4;   
end



por = zeros(elementcount,4)
for i = 1:elementcount
    
    por(i,1)=4*(i-1)+1;
    por(i,2)=4*(i-1)+2;
    por(i,3)=4*(i-1)+3;
    por(i,4)=4*(i-1)+4;
    
end

%pozice --- POSTUPNE NODY VE VSECH ELEMENTECH! ► poz --- CONTINUALLY ALL THE NODES IN ALL THE ELEMS

poz = zeros(elementcount*4,2)
for i=1:elementcount
    poz(((i-1)*4)+1,1)=NL(EL(i,1),1);
    poz(((i-1)*4)+1,2)=NL(EL(i,1),2);
    
    poz(((i-1)*4)+2,1)=NL(EL(i,2),1);
    poz(((i-1)*4)+2,2)=NL(EL(i,2),2);
    
    poz(((i-1)*4)+3,1)=NL(EL(i,3),1);
    poz(((i-1)*4)+3,2)=NL(EL(i,3),2);
    
    poz(((i-1)*4)+4,1)=NL(EL(i,4),1);
    poz(((i-1)*4)+4,2)=NL(EL(i,4),2);
end


figure
axis([-1 ((presahelementupodstavy*2+elementytelasirka)*widthspace)+1  -1 (2*elementypodstavyvyska+elementytelavyska)*heightspace+1]);
patch('Faces',por,'Vertices',poz, 'FaceVertexCData',Z','FaceColor','flat');
colorbar 
axis equal
title('Vizualizace teploty v chladici pomoci barevne mapy [°C]','Color', 'b')

 
figure

axis([-1 ((presahelementupodstavy*2+elementytelasirka)*widthspace)+1  -1 (2*elementypodstavyvyska+elementytelavyska)*heightspace+1]);
axis equal
hold on

for i = 1:size(T)
plot(NL(i,1),NL(i,2),'.','color', [(T(i,1)/(Q*widthspace)) 0 1-(T(i,1)/(Q*widthspace))],'MarkerSize',15);    
text(NL(i,1),NL(i,2)-(widthspace/4), sprintf('%3.0f',T(i,1)),'color',[0 0.5 0],'fontsize',7);



end
grid
title('Teploty v chladici v jednotlivych nodach [°C]','Color', [0.7 0 1])





%===================================================
%================FUNC=DEFINITIONS===================
%==========DEFINOVANI=POUZITYCH=FUNKCI==============
%===================================================

function N = N_func(ksi, eta)
    N = zeros(4,1);
    N(1) = (1/4)*(1 - ksi)*(1 - eta);
    N(2) = (1/4)*(1 + ksi)*(1 - eta);
    N(3) = (1/4)*(1 + ksi)*(1 + eta);
    N(4) = (1/4)*(1 - ksi)*(1 + eta);
end

function N_ksi = N_ksi_func(ksi, eta)
    N_ksi = zeros(4,1);
    N_ksi(1) = -(1/4)*(1 - eta);
    N_ksi(2) =  (1/4)*(1 - eta);
    N_ksi(3) =  (1/4)*(1 + eta);
    N_ksi(4) = -(1/4)*(1 + eta);
end

function N_eta = N_eta_func(ksi, eta)
    N_eta = zeros(4,1);
    N_eta(1) = -(1/4)*(1 - ksi);
    N_eta(2) = -(1/4)*(1 + ksi);
    N_eta(3) =  (1/4)*(1 + ksi);
    N_eta(4) =  (1/4)*(1 - ksi);
end
